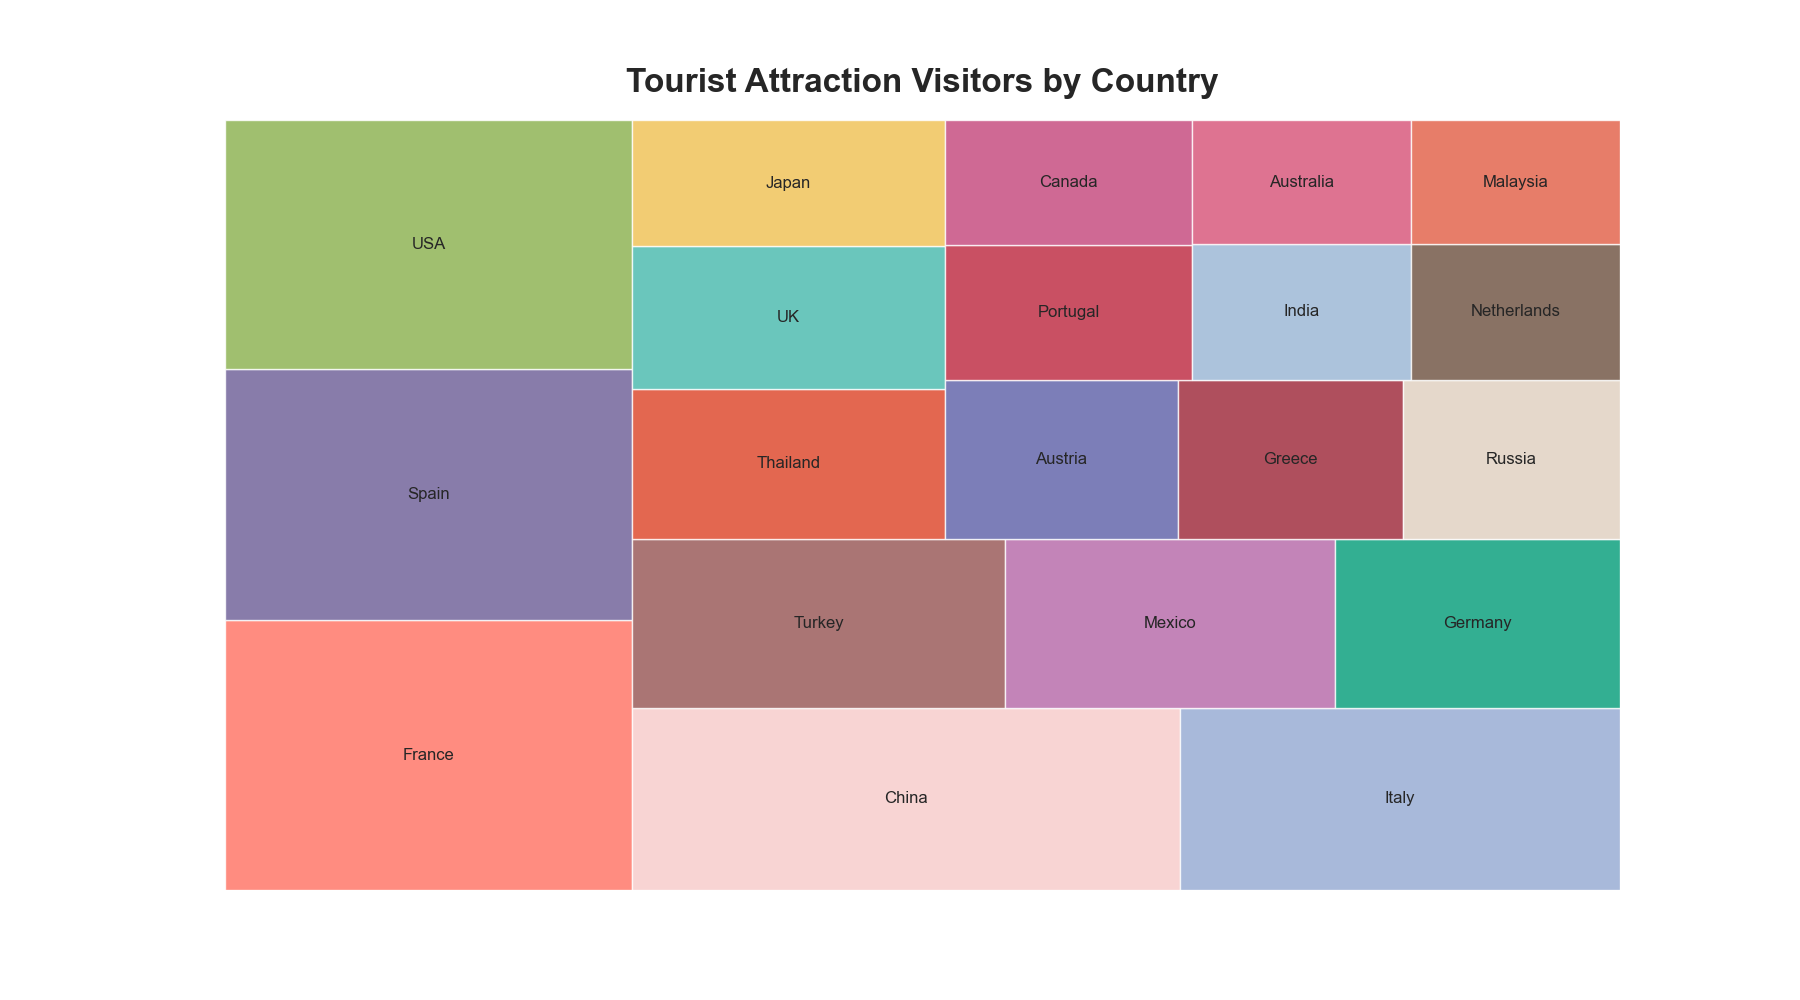

This chart was generated by the following Python code:

import pandas as pd
import matplotlib.pyplot as plt
import squarify  # pip install squarify (algorithm for treemap)

# Create the dataframe
df = pd.DataFrame({
    'Country': ['France', 'Spain', 'USA', 'China', 'Italy', 'Turkey', 'Mexico', 'Germany', 'Thailand', 'UK', 'Japan', 'Austria', 'Greece', 'Russia', 'Portugal', 'Canada', 'India', 'Netherlands', 'Australia', 'Malaysia'],
    'Visitors': [89000, 83000, 82000, 81000, 65000, 51000, 45000, 39000, 38000, 36000, 32000, 30000, 29000, 28000, 27000, 25000, 24000, 23000, 22000, 21000]
})

# Custom colors for the treemap
colors = ['#FF6F61', '#6B5B95', '#88B04B', '#F7CAC9', '#92A8D1', '#955251', '#B565A7', '#009B77', '#DD4124', '#45B8AC', '#EFC050', '#5B5EA6', '#9B2335', '#DFCFBE', '#BC243C', '#C3447A', '#98B4D4', '#6C4F3D', '#D65076', '#E15D44']

# Create a figure and a set of subplots
plt.figure(figsize=(18, 10))

# Using squarify to plot the treemap
squarify.plot(sizes=df['Visitors'], label=df['Country'], color=colors, alpha=0.8)

plt.title("Tourist Attraction Visitors by Country", fontsize=24, fontweight='bold', pad=20)
plt.axis('off')  # Disable the axis

plt.show()
